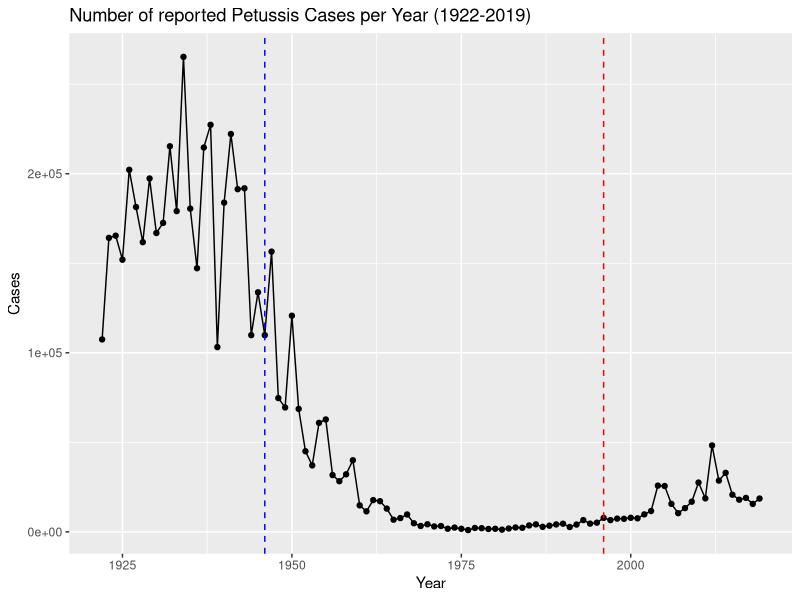

The R source for this figure: (Note: this script raises an error after producing the figure.)
## ---- chunk 1
#Paste data using "Post as DF" from Addins
cdc <- data.frame(
                          Year = c(1922L,
                                   1923L,1924L,1925L,1926L,1927L,1928L,
                                   1929L,1930L,1931L,1932L,1933L,1934L,1935L,
                                   1936L,1937L,1938L,1939L,1940L,1941L,
                                   1942L,1943L,1944L,1945L,1946L,1947L,1948L,
                                   1949L,1950L,1951L,1952L,1953L,1954L,
                                   1955L,1956L,1957L,1958L,1959L,1960L,
                                   1961L,1962L,1963L,1964L,1965L,1966L,1967L,
                                   1968L,1969L,1970L,1971L,1972L,1973L,
                                   1974L,1975L,1976L,1977L,1978L,1979L,1980L,
                                   1981L,1982L,1983L,1984L,1985L,1986L,
                                   1987L,1988L,1989L,1990L,1991L,1992L,1993L,
                                   1994L,1995L,1996L,1997L,1998L,1999L,
                                   2000L,2001L,2002L,2003L,2004L,2005L,
                                   2006L,2007L,2008L,2009L,2010L,2011L,2012L,
                                   2013L,2014L,2015L,2016L,2017L,2018L,
                                   2019L),
  Cases = c(107473,
                                   164191,165418,152003,202210,181411,
                                   161799,197371,166914,172559,215343,179135,
                                   265269,180518,147237,214652,227319,103188,
                                   183866,222202,191383,191890,109873,
                                   133792,109860,156517,74715,69479,120718,
                                   68687,45030,37129,60886,62786,31732,28295,
                                   32148,40005,14809,11468,17749,17135,
                                   13005,6799,7717,9718,4810,3285,4249,
                                   3036,3287,1759,2402,1738,1010,2177,2063,
                                   1623,1730,1248,1895,2463,2276,3589,
                                   4195,2823,3450,4157,4570,2719,4083,6586,
                                   4617,5137,7796,6564,7405,7298,7867,
                                   7580,9771,11647,25827,25616,15632,10454,
                                   13278,16858,27550,18719,48277,28639,
                                   32971,20762,17972,18975,15609,18617)
)
## ---- chunk 2
library(ggplot2)
## ---- chunk 3
baseplot <- ggplot(cdc) + 
  aes(x = Year, y = Cases) +
  geom_point() +
  geom_line() +
  labs(title = "Number of reported Petussis Cases per Year (1922-2019)")
## ---- chunk 4
baseplot + geom_vline(xintercept = 1946, linetype = "dashed", color = "blue") + geom_vline(xintercept = 1996, linetype = "dashed", color = "red")
## ---- chunk 5
# Allows us to read, write and process JSON data
library(jsonlite)
## ---- chunk 6
subject <- read_json("https://www.cmi-pb.org/api/subject", simplifyVector = TRUE) 
## ---- chunk 7
head(subject, 3)
## ---- chunk 8
table(subject$infancy_vac)
## ---- chunk 9
table(subject$biological_sex)
## ---- chunk 10
table(subject$race, subject$biological_sex)
## ---- chunk 11
library(lubridate)
## ---- chunk 12
today()
## ---- chunk 13
# How many dates have passed since new year 2000
today() - ymd("2000-01-01")
## ---- chunk 14
# Convert to years since new year 2000
time_length( today() - ymd("2000-01-01"),  "years")
## ---- chunk 15
# Use todays date to calculate age in days
subject$age <- today() - ymd(subject$year_of_birth)
## ---- chunk 16
library(dplyr)

ap <- subject %>% filter(infancy_vac == "aP")

round( summary( time_length( ap$age, "years" ) ) )
## ---- chunk 17
# wP
wp <- subject %>% filter(infancy_vac == "wP")
round( summary( time_length( wp$age, "years" ) ) )
## ---- chunk 18
int <- ymd(subject$date_of_boost) - ymd(subject$year_of_birth)
age_at_boost <- time_length(int, "year")
head(age_at_boost)
## ---- chunk 19
ggplot(subject) +
  aes(time_length(age, "year"),
      fill=as.factor(infancy_vac)) +
  geom_histogram(show.legend=FALSE) +
  facet_wrap(vars(infancy_vac), nrow=2) 
## ---- chunk 20
# Complete the API URLs...
specimen <- read_json("https://www.cmi-pb.org/api/specimen", simplifyVector = TRUE) 
titer <- read_json("https://www.cmi-pb.org/api/ab_titer", simplifyVector = TRUE) 
## ---- chunk 21
meta <- inner_join(specimen, subject)
dim(meta)
head(meta)
## ---- chunk 22
abdata <- inner_join(titer, meta)
dim(abdata)
## ---- chunk 23
table(abdata$isotype)
## ---- chunk 24
table(abdata$visit)
## ---- chunk 25
ig1 <- abdata %>% filter(isotype == "IgG1", visit!=8)
head(ig1)
## ---- chunk 26
ggplot(ig1) +
  aes(MFI, antigen) +
  geom_boxplot() + 
  facet_wrap(vars(visit), nrow=2)
